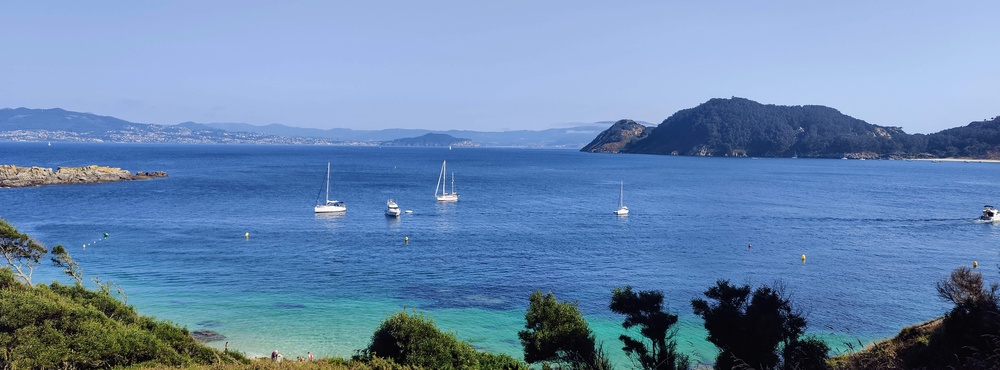
#> input picture images/islas_cies.jpg, 1000 x 370 px, shrunk from 6530 x 2419 before the run
$ python gamma_correction.py
#> lines starting #> are read from the running program, lines starting #| are printed output that depends on the picture
from skimage import exposure
from skimage import io
from pylab import *
import matplotlib.pyplot as plt


img = io.imread('images/islas_cies.jpg')
#> img is the input picture: shape (370, 1000, 3); mean R, G, B 104, 135.2, 174.9

gamma_corrected1 = exposure.adjust_gamma (img, 0.5)
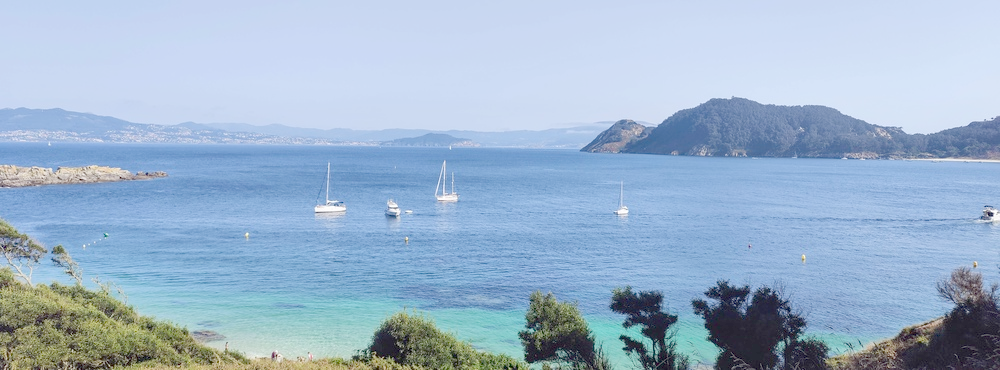
#> gamma_corrected1: shape (370, 1000, 3); mean R, G, B 156.7, 180.7, 205.2
gamma_corrected2 = exposure.adjust_gamma (img, 5)
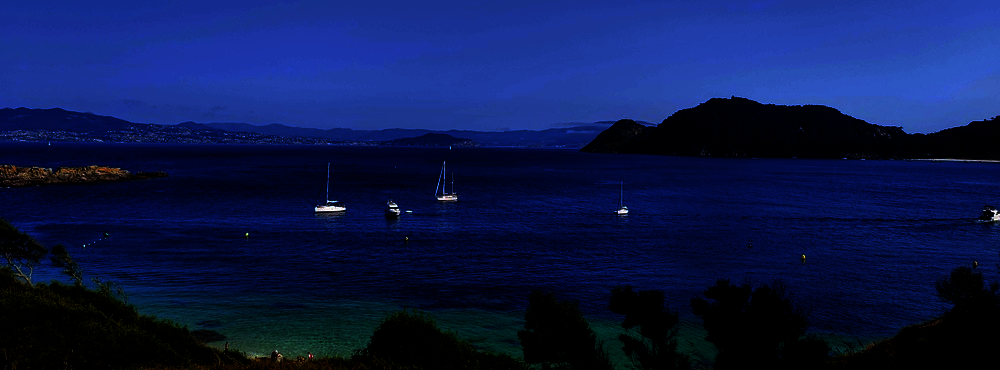
#> gamma_corrected2: shape (370, 1000, 3); mean R, G, B 11.1, 24.4, 76.9

figure (0)
plt.imshow(gamma_corrected1)
plt.show()


figure (1)
plt.imshow(gamma_corrected2)
plt.show()

$ run again, with images/caleta1.jpg copied over images/islas_cies.jpg
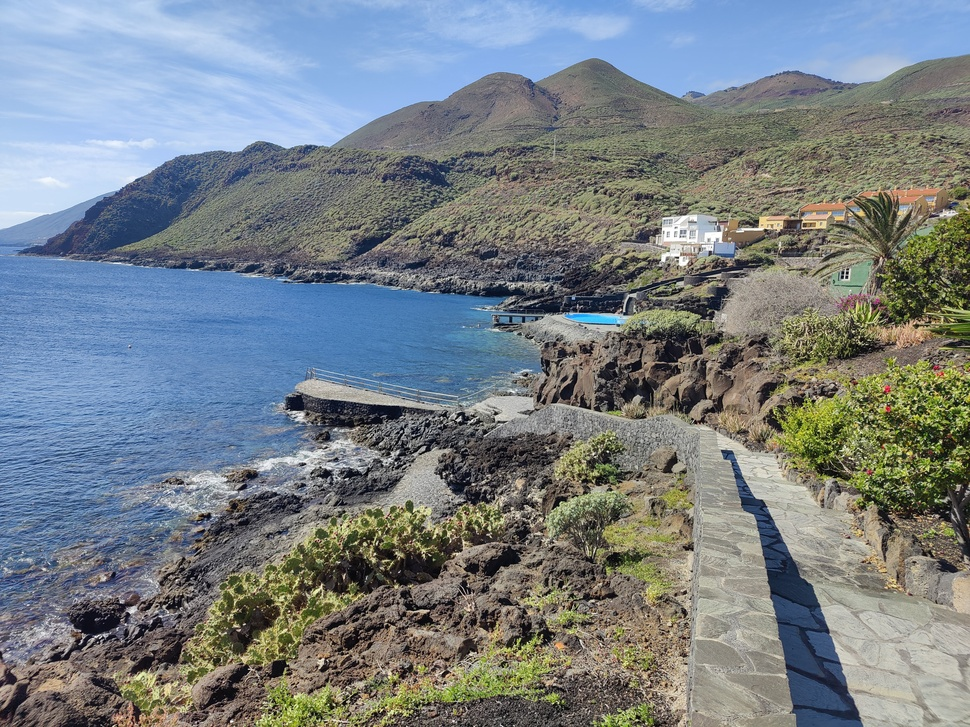
#> input picture images/caleta1.jpg, 970 x 727 px, shrunk from 4000 x 3000 before the run
#> img is the input picture: shape (727, 970, 3); mean R, G, B 119.9, 128.5, 133.6
#> `gamma_corrected1 = exposure.adjust_gamma (img, 0.5)`:
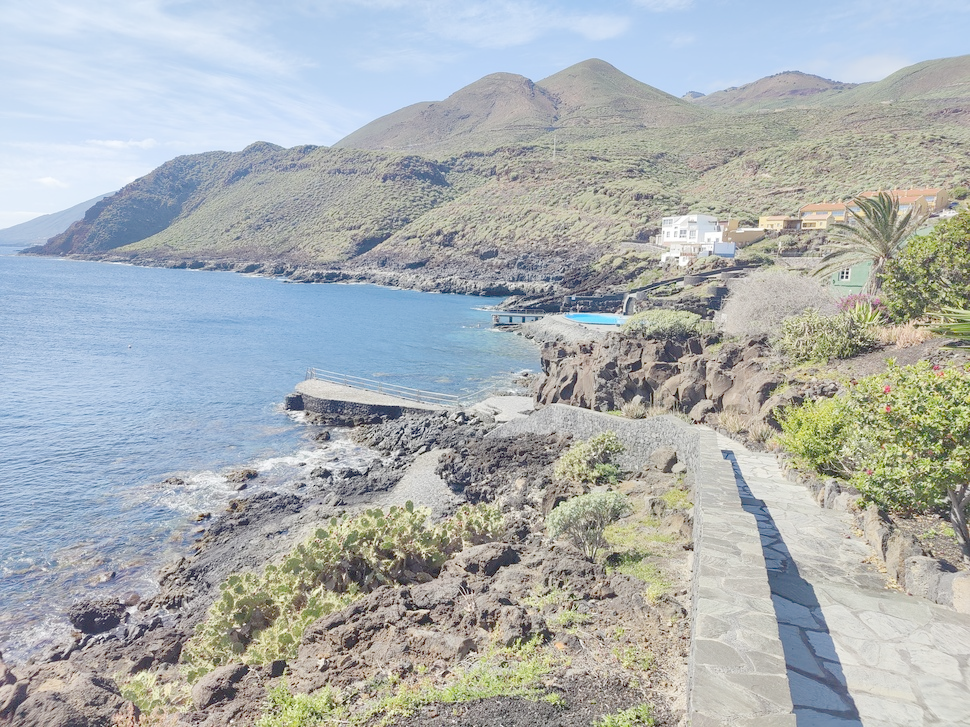
#> gamma_corrected1: shape (727, 970, 3); mean R, G, B 170.5, 176.5, 178
#> `gamma_corrected2 = exposure.adjust_gamma (img, 5)`:
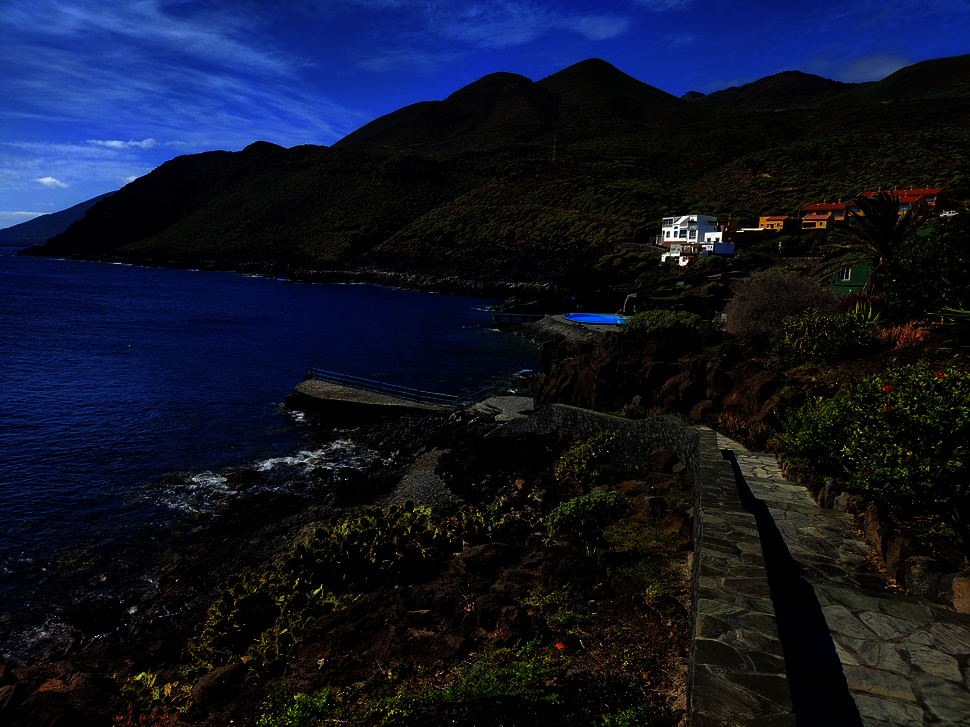
#> gamma_corrected2: shape (727, 970, 3); mean R, G, B 15.7, 21.2, 39.1

$ run again, with images/essaouira.jpg copied over images/islas_cies.jpg
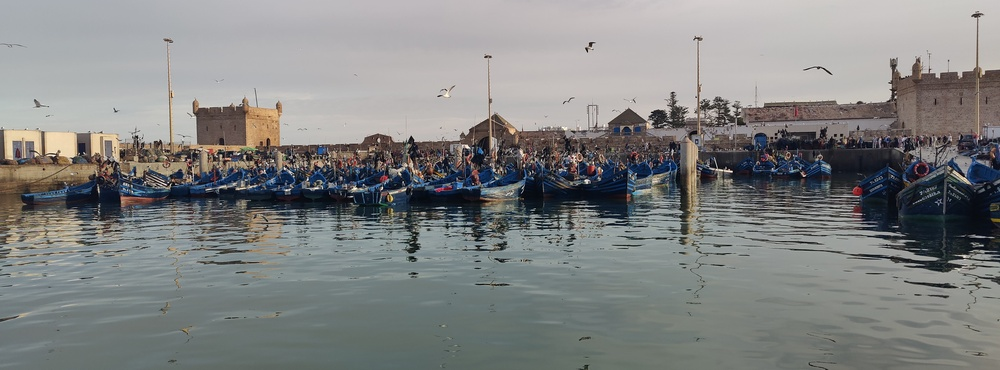
#> input picture images/essaouira.jpg, 1000 x 370 px, shrunk from 6572 x 2434 before the run
#> img is the input picture: shape (370, 1000, 3); mean R, G, B 129.5, 131, 130.3
#> `gamma_corrected1 = exposure.adjust_gamma (img, 0.5)`:
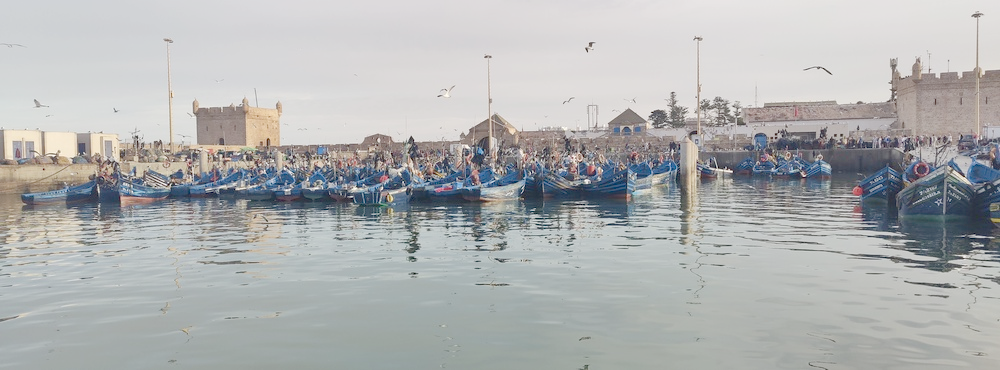
#> gamma_corrected1: shape (370, 1000, 3); mean R, G, B 176, 177.9, 178.1
#> `gamma_corrected2 = exposure.adjust_gamma (img, 5)`:
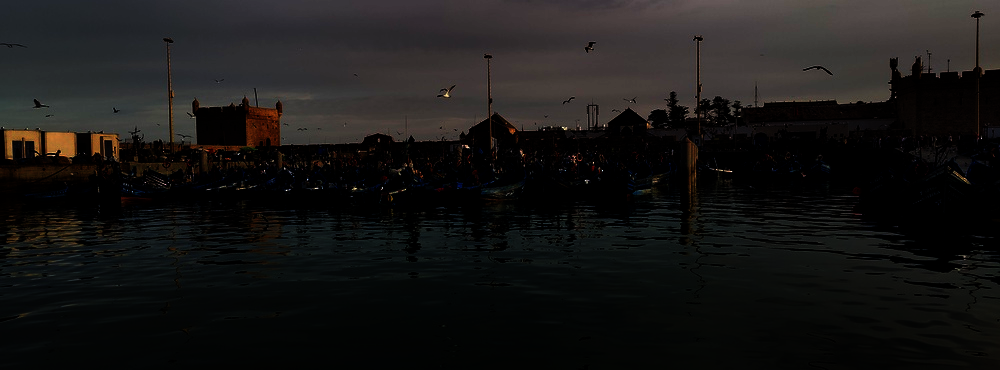
#> gamma_corrected2: shape (370, 1000, 3); mean R, G, B 23.4, 22.3, 21.4

$ run again, with images/fruits.jpg copied over images/islas_cies.jpg
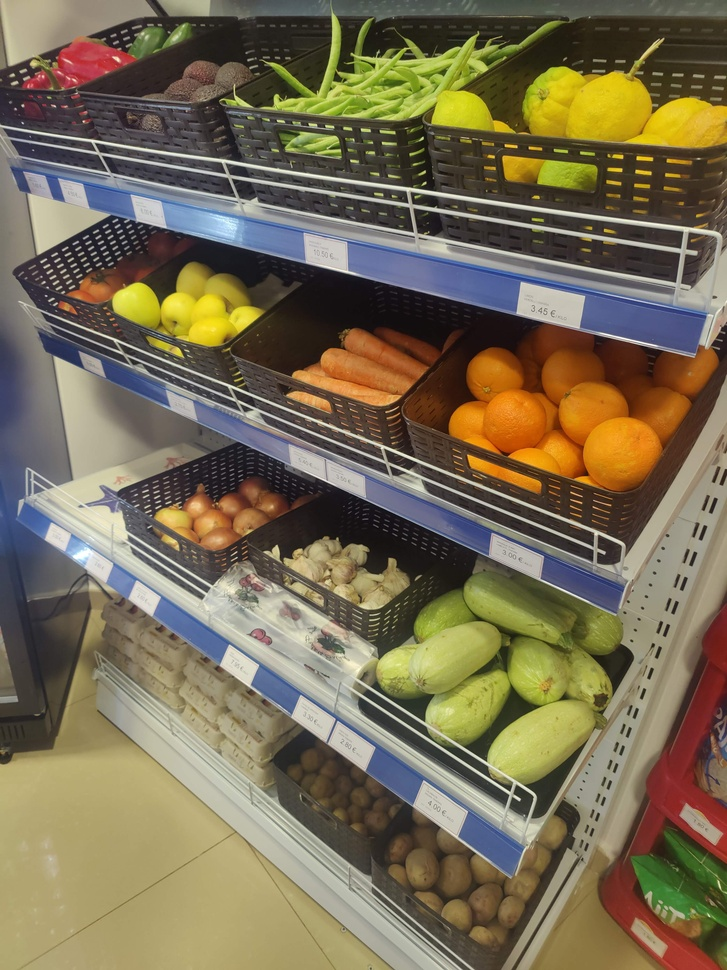
#> input picture images/fruits.jpg, 727 x 970 px, shrunk from 3000 x 4000 before the run
#> img is the input picture: shape (970, 727, 3); mean R, G, B 120.5, 109.3, 83.4
#> `gamma_corrected1 = exposure.adjust_gamma (img, 0.5)`:
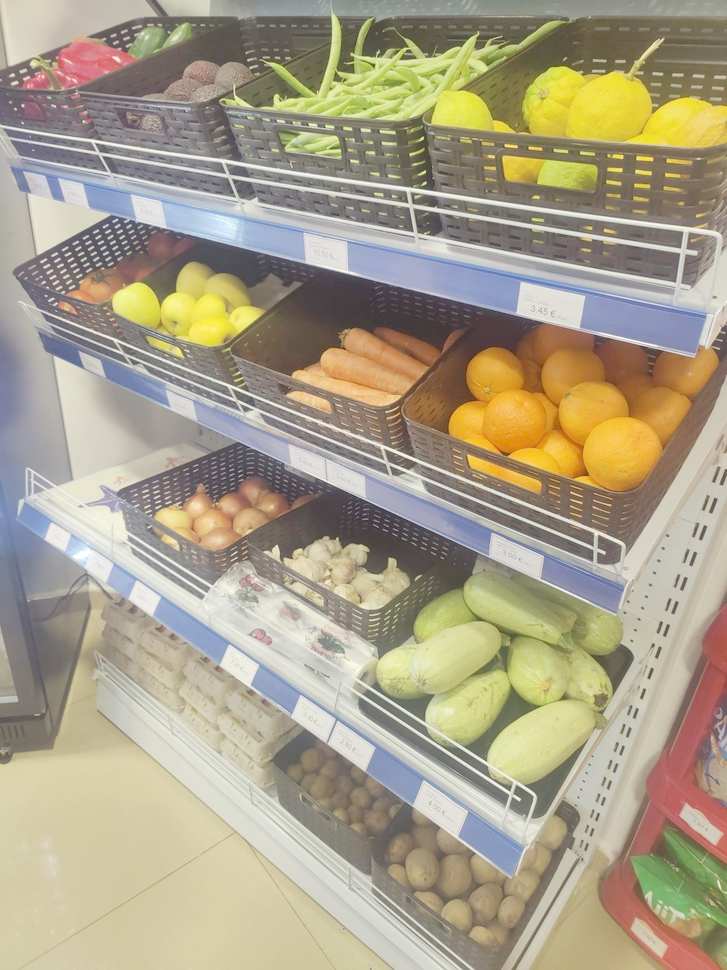
#> gamma_corrected1: shape (970, 727, 3); mean R, G, B 169.5, 160.4, 137.5
#> `gamma_corrected2 = exposure.adjust_gamma (img, 5)`:
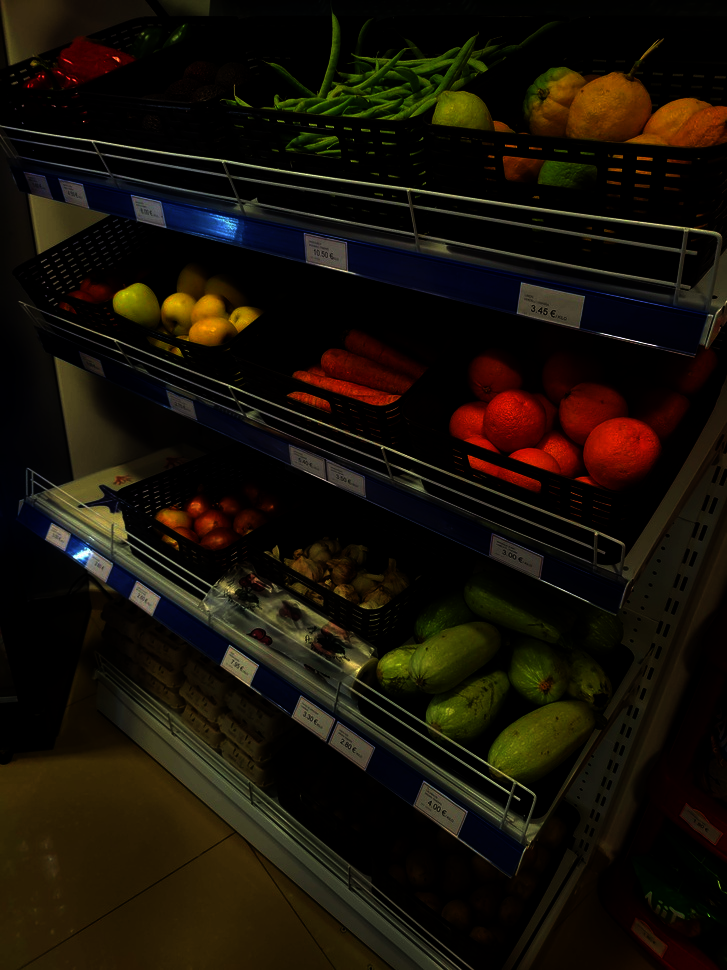
#> gamma_corrected2: shape (970, 727, 3); mean R, G, B 23.4, 17.1, 8.1
